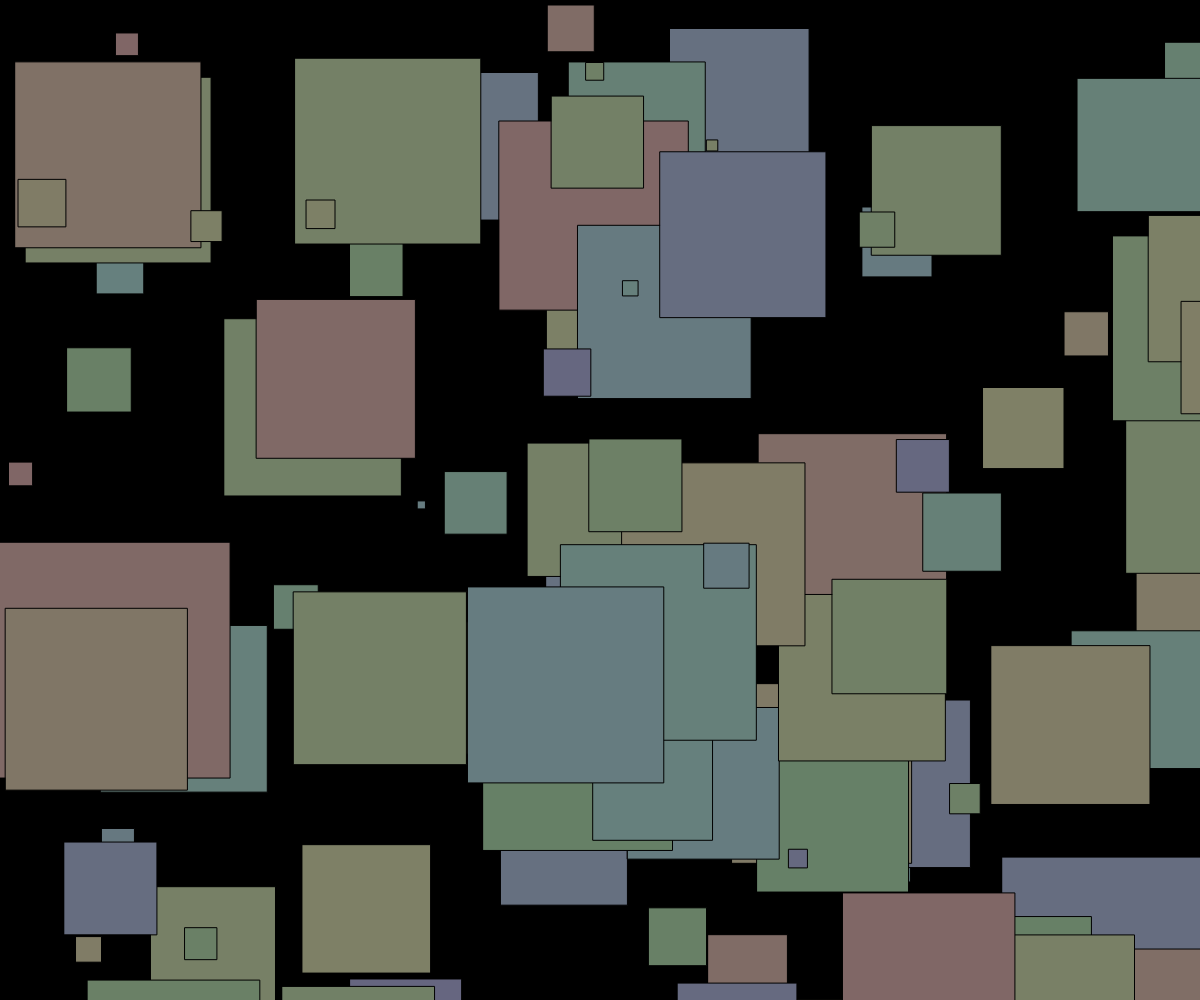
Frame 1 (no input)
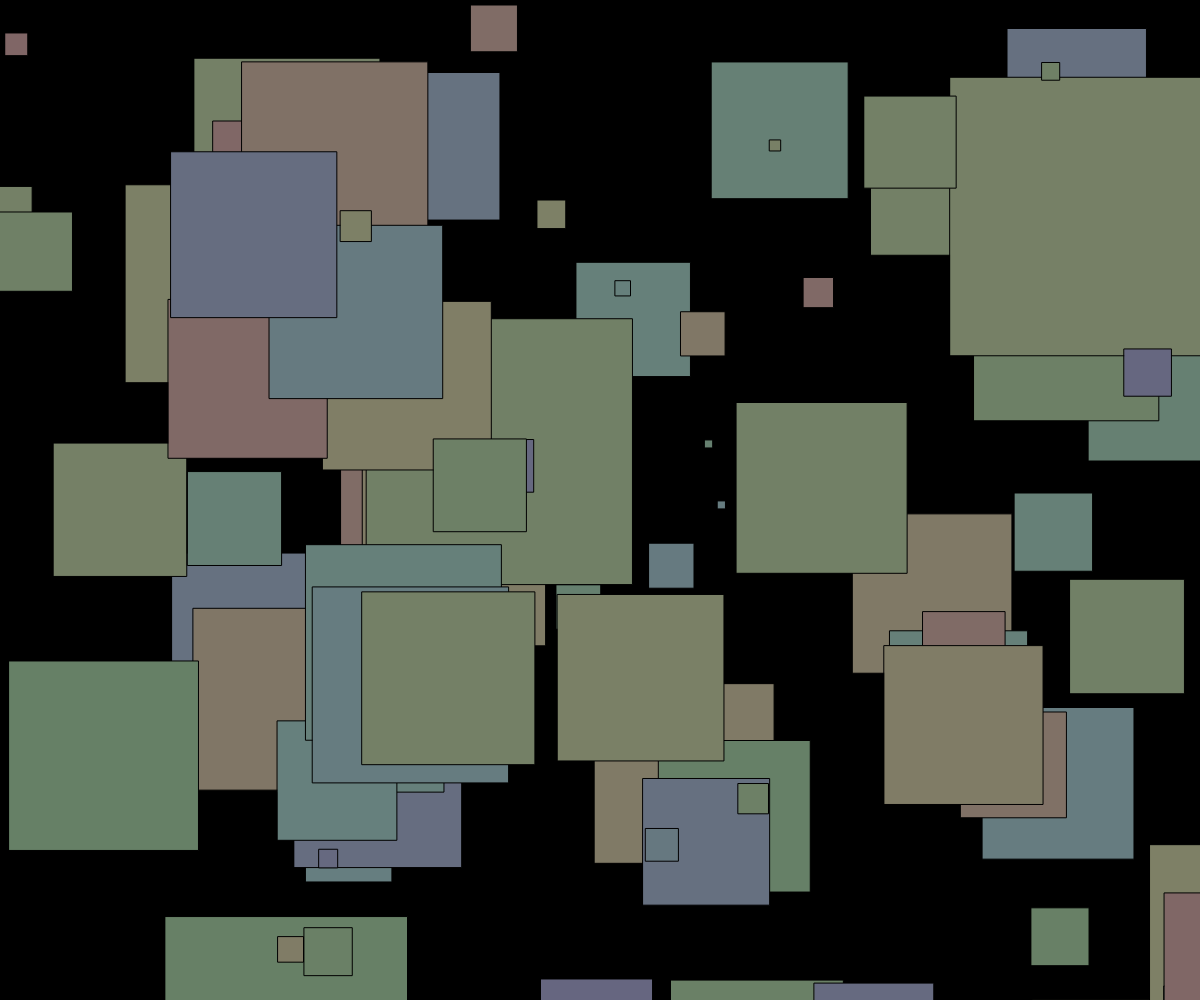
Frame 60 (no input)
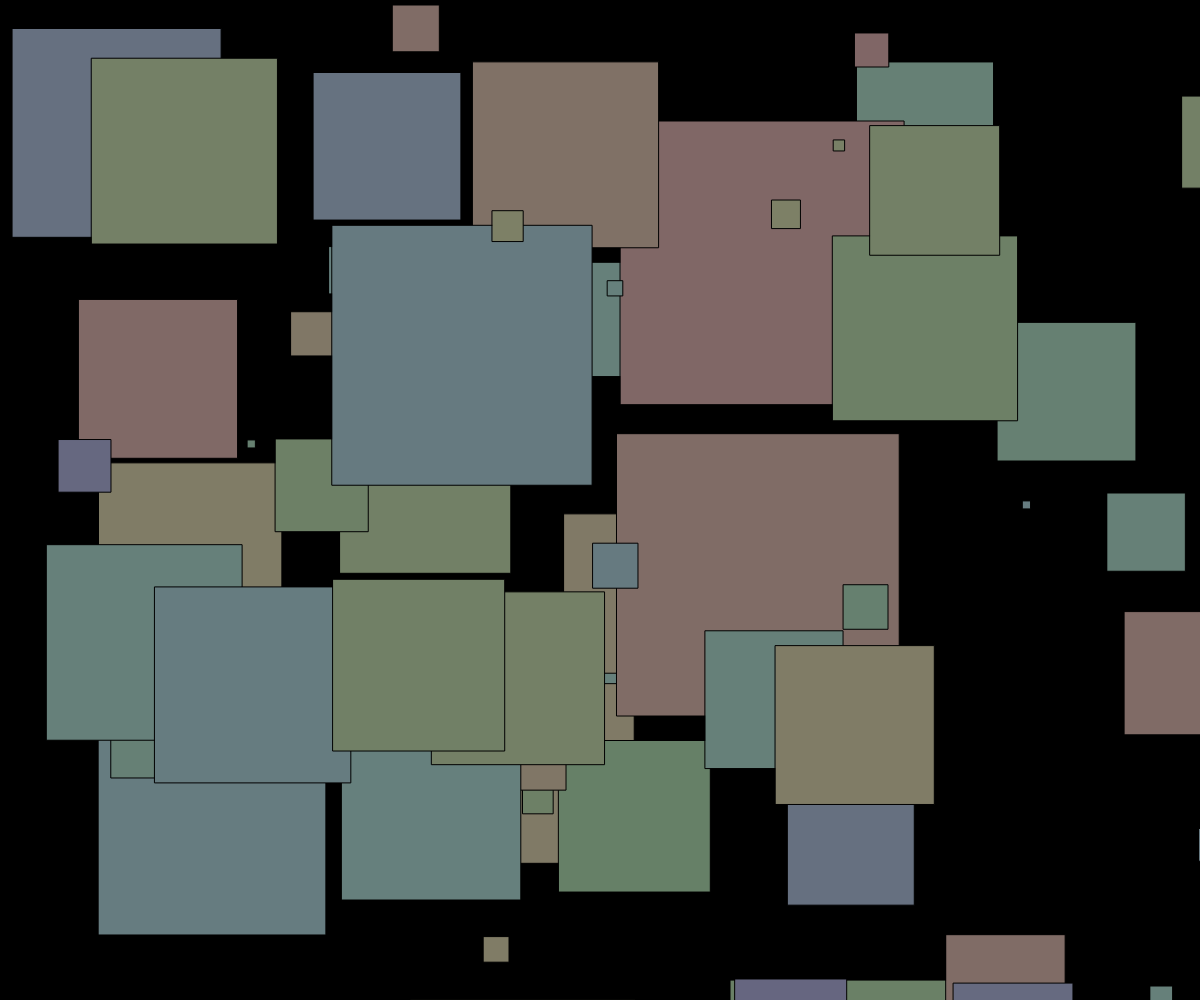
Frame 120 (the mouse pressed at the canvas centre since frame 60)

The p5.js sketch that drew these frames (run headless with seeded random() and noise() and a simulated clock; from frame 60 on, the mouse is pressed at the canvas centre):

// p5.js sketch
// ── sketch.js
let shape = [];

function setup() {
	createCanvas(windowWidth, windowHeight);
	background(169,200,1);
	colorMode(HSB);
	for (let i = 0; i < 100; i = i + 1) {
		let x = random(0, width);
		let y = random(0, height);
		shape[i] = makeShape(x, y);
	}
}

function draw() {
	background(0);
	

	for (let i = 0; i < 100; i = i + 1) {
		updateShape(shape[i]);
	}
}


function makeShape(x, y) {
	let shape = {};
	shape.x = x;
	shape.y = y;
	shape.velX = random(-10, 10);
	shape.size = random(1, 200);
	shape.hue = random(0, 240);
	return shape;
}

function updateShape(t) {
	t.x = t.x + t.velX;
	if (t.x > width || t.x < 0) {
		t.velX = t.velX * -8;
		t.size = t.size * 1.5;
	}
	fill(t.hue, 20, 50);
	rect(t.x, t.y, t.size, t.size);
}
